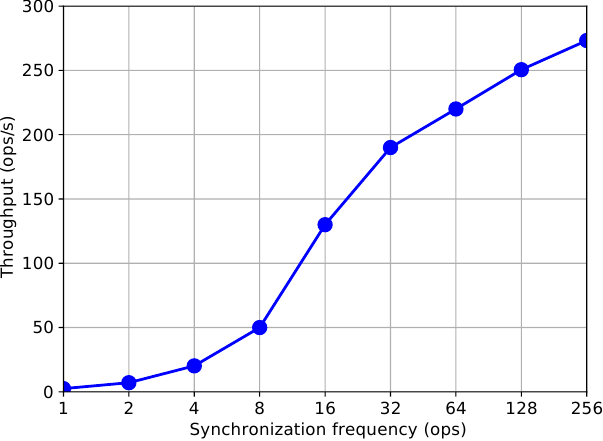

Python code for this plot:
import matplotlib
import numpy as np
import matplotlib.pyplot as plt
from matplotlib.ticker import ScalarFormatter, FormatStrFormatter


nodeKind = ['o-', 's--', 'D-.', '^:', 'X-', 'V--', '>-.', '<:']

matplotlib.rcParams['ps.fonttype'] = 42
matplotlib.rcParams['pdf.fonttype'] = 42

def main ():
  infile = open ("synchronization.dat", "r")
  tp = []
  for line in infile.readlines ():
    if line == "\n" or line.startswith ("#"):
      continue
    d = line.split ()
    tp.append ((int(d[0]), float(d[1])))

  print (tp)
  font = {'family' : 'normal', 'weight' : 'normal', 'size' : 12}
  matplotlib.rc('font', **font)

  fig, ax1 = plt.subplots()

  (tpx,tpy) = zip(*tp)
  tp, = ax1.plot (tpx,tpy, nodeKind[0], linewidth=2.0, ms=10, color='b', label="Throughput")
  ax1.set_xlabel("Synchronization frequency (ops)")
  ax1.set_ylabel("Throughput (ops/s)")
  ax1.set_ylim([0,300])
  ax1.set_xlim([1,256])
  ax1.set_xscale('log', basex=2)
  ax1.set_xticks(tpx)
  ax1.xaxis.set_major_formatter(FormatStrFormatter('%.0f'))
  ax1.grid(True)

  fig.tight_layout()
  plt.savefig ("synchronization.pdf")
  plt.close ()

main ()
